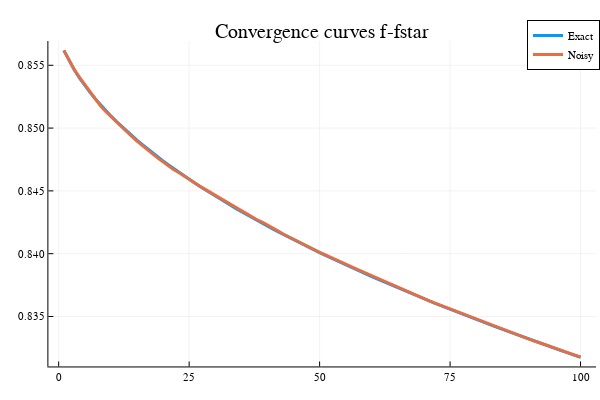

Notebook code for this chart:
### Code cell
plotly();
hdiff=[histo.-fstar,histop.-fstar];
plot(iter,hdiff,title="Convergence curves f-fstar",label=["Exact" "Noisy"],lw=3)

### Figure 1 — Plotly figure (JSON) as saved in the notebook; plotly's stock layout.template omitted (floating-point values rounded to 4 significant figures)
{"data": [{"colorbar": {"title": ""}, "legendgroup": "Exact", "line": {"color": "rgba(0, 154, 250, 1.000)", "dash": "solid", "shape": "linear", "width": 3}, "mode": "lines", "name": "Exact", "showlegend": true, "type": "scatter", "x": [1, 2, 3, 4, 5, 6, 7, 8, 9, 10, 11, 12, 13, 14, 15, 16, 17, 18, 19, 20, 21, 22, 23, 24, 25, 26, 27, 28, 29, 30, 31, 32, 33, 34, 35, 36, 37, 38, 39, 40, 41, 42, 43, 44, 45, 46, 47, 48, 49, 50, 51, 52, 53, 54, 55, 56, 57, 58, 59, 60, 61, 62, 63, 64, 65, 66, 67, 68, 69, 70, 71, 72, 73, 74, 75, 76, 77, 78, 79, 80, 81, 82, 83, 84, 85, 86, 87, 88, 89, 90, 91, 92, 93, 94, 95, 96, 97, 98, 99, 100], "xaxis": "x", "y": [0.8562, 0.8553, 0.8546, 0.854, 0.8534, 0.8528, 0.8523, 0.8519, 0.8514, 0.851, 0.8506, 0.8502, 0.8498, 0.8494, 0.849, 0.8487, 0.8484, 0.848, 0.8477, 0.8474, 0.8471, 0.8468, 0.8465, 0.8462, 0.8459, 0.8456, 0.8454, 0.8451, 0.8448, 0.8446, 0.8443, 0.8441, 0.8438, 0.8436, 0.8434, 0.8431, 0.8429, 0.8427, 0.8424, 0.8422, 0.842, 0.8418, 0.8415, 0.8413, 0.8411, 0.8409, 0.8407, 0.8405, 0.8403, 0.8401, 0.8399, 0.8397, 0.8395, 0.8393, 0.8391, 0.8389, 0.8387, 0.8385, 0.8384, 0.8382, 0.838, 0.8378, 0.8376, 0.8375, 0.8373, 0.8371, 0.8369, 0.8368, 0.8366, 0.8364, 0.8362, 0.8361, 0.8359, 0.8357, 0.8356, 0.8354, 0.8352, 0.8351, 0.8349, 0.8348, 0.8346, 0.8344, 0.8343, 0.8341, 0.834, 0.8338, 0.8337, 0.8335, 0.8334, 0.8332, 0.8331, 0.8329, 0.8328, 0.8326, 0.8325, 0.8323, 0.8322, 0.832, 0.8319, 0.8318], "yaxis": "y", "zmax": null, "zmin": null}, {"colorbar": {"title": ""}, "legendgroup": "Noisy", "line": {"color": "rgba(227, 111, 71, 1.000)", "dash": "solid", "shape": "linear", "width": 3}, "mode": "lines", "name": "Noisy", "showlegend": true, "type": "scatter", "x": [1, 2, 3, 4, 5, 6, 7, 8, 9, 10, 11, 12, 13, 14, 15, 16, 17, 18, 19, 20, 21, 22, 23, 24, 25, 26, 27, 28, 29, 30, 31, 32, 33, 34, 35, 36, 37, 38, 39, 40, 41, 42, 43, 44, 45, 46, 47, 48, 49, 50, 51, 52, 53, 54, 55, 56, 57, 58, 59, 60, 61, 62, 63, 64, 65, 66, 67, 68, 69, 70, 71, 72, 73, 74, 75, 76, 77, 78, 79, 80, 81, 82, 83, 84, 85, 86, 87, 88, 89, 90, 91, 92, 93, 94, 95, 96, 97, 98, 99, 100], "xaxis": "x", "y": [0.8562, 0.8554, 0.8546, 0.854, 0.8535, 0.8529, 0.8523, 0.8518, 0.8513, 0.8509, 0.8505, 0.8501, 0.8498, 0.8493, 0.849, 0.8486, 0.8483, 0.8479, 0.8476, 0.8473, 0.847, 0.8467, 0.8465, 0.8462, 0.8459, 0.8456, 0.8454, 0.8451, 0.8449, 0.8446, 0.8444, 0.8441, 0.8439, 0.8436, 0.8434, 0.8432, 0.8429, 0.8427, 0.8425, 0.8423, 0.8421, 0.8418, 0.8416, 0.8414, 0.8411, 0.8409, 0.8407, 0.8405, 0.8403, 0.8401, 0.8399, 0.8397, 0.8396, 0.8394, 0.8392, 0.839, 0.8388, 0.8386, 0.8384, 0.8382, 0.8381, 0.8379, 0.8377, 0.8375, 0.8373, 0.8371, 0.8369, 0.8368, 0.8366, 0.8364, 0.8362, 0.8361, 0.8359, 0.8358, 0.8356, 0.8354, 0.8353, 0.8351, 0.8349, 0.8348, 0.8346, 0.8345, 0.8343, 0.8341, 0.834, 0.8338, 0.8337, 0.8335, 0.8333, 0.8332, 0.8331, 0.8329, 0.8328, 0.8326, 0.8325, 0.8323, 0.8322, 0.832, 0.8319, 0.8318], "yaxis": "y", "zmax": null, "zmin": null}], "layout": {"annotations": [{"font": {"color": "rgba(0, 0, 0, 1.000)", "family": "sans-serif", "size": 20}, "rotation": 0, "showarrow": false, "text": "Convergence curves f-fstar", "x": 0.537, "xanchor": "center", "xref": "paper", "y": 1, "yanchor": "top", "yref": "paper"}], "height": 400, "legend": {"bgcolor": "rgba(255, 255, 255, 1.000)", "bordercolor": "rgba(0, 0, 0, 1.000)", "borderwidth": 1, "font": {"color": "rgba(0, 0, 0, 1.000)", "family": "sans-serif", "size": 11}, "tracegroupgap": 0, "traceorder": "normal", "x": 1, "xanchor": "auto", "y": 1, "yanchor": "auto"}, "margin": {"b": 20, "l": 0, "r": 0, "t": 20}, "paper_bgcolor": "rgba(255, 255, 255, 1.000)", "plot_bgcolor": "rgba(255, 255, 255, 1.000)", "showlegend": true, "width": 600, "xaxis": {"anchor": "y", "domain": [0.08064, 0.9934], "gridcolor": "rgba(0, 0, 0, 0.100)", "gridwidth": 0.5, "linecolor": "rgba(0, 0, 0, 1.000)", "mirror": false, "range": [-1.97, 103.0], "showgrid": true, "showline": true, "showticklabels": true, "tickangle": 0, "tickcolor": "rgb(0, 0, 0)", "tickfont": {"color": "rgba(0, 0, 0, 1.000)", "family": "sans-serif", "size": 11}, "tickmode": "array", "ticks": "inside", "ticktext": ["0", "25", "50", "75", "100"], "tickvals": [0, 25, 50, 75, 100], "title": "", "titlefont": {"color": "rgba(0, 0, 0, 1.000)", "family": "sans-serif", "size": 15}, "type": "-", "visible": true, "zeroline": false, "zerolinecolor": "rgba(0, 0, 0, 1.000)"}, "yaxis": {"anchor": "x", "domain": [0.03762, 0.9415], "gridcolor": "rgba(0, 0, 0, 0.100)", "gridwidth": 0.5, "linecolor": "rgba(0, 0, 0, 1.000)", "mirror": false, "range": [0.831, 0.8569], "showgrid": true, "showline": true, "showticklabels": true, "tickangle": 0, "tickcolor": "rgb(0, 0, 0)", "tickfont": {"color": "rgba(0, 0, 0, 1.000)", "family": "sans-serif", "size": 11}, "tickmode": "array", "ticks": "inside", "ticktext": ["0.835", "0.840", "0.845", "0.850", "0.855"], "tickvals": [0.835, 0.84, 0.845, 0.85, 0.855], "title": "", "titlefont": {"color": "rgba(0, 0, 0, 1.000)", "family": "sans-serif", "size": 15}, "type": "-", "visible": true, "zeroline": false, "zerolinecolor": "rgba(0, 0, 0, 1.000)"}}}
